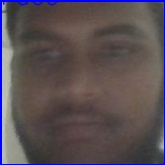
#> input picture data/users.1.155.jpg, 165 x 165 px; its folder holds 4 pictures in this run
$ jupyter execute classifier.ipynb
#> lines starting #> are read from the running program, lines starting #| are printed output that depends on the picture
[cell 1]
import os  # Importing the operating system module to interact with the file system
import numpy as np  # Importing numpy for numerical operations
from PIL import Image  # Importing the Python Imaging Library to work with images
import cv2  # Importing OpenCV for computer vision tasks

def train_classifier(data_dir):
    # Get the list of file paths in the specified directory
#> called with data_dir = 'data'
    path = [os.path.join(data_dir, f) for f in os.listdir(data_dir)]
    faces = []  # Initialize a list to store face images
    ids = []  # Initialize a list to store corresponding IDs

    # Iterate through each image file
    for image in path:
        # Open the image file and convert it to grayscale
        img = Image.open(image).convert('L')
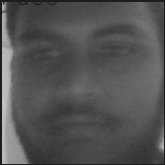
#> img: PIL image 165x165 L; min 24, max 196, mean 83
        # Convert the image to a NumPy array of unsigned 8-bit integers (grayscale)
        imageNp = np.array(img, 'uint8')
        # Extract the ID from the image file name
        id = int(os.path.split(image)[1].split('.')[1])

        # Append the face image and its corresponding ID to the lists
        faces.append(imageNp)
        ids.append(id)
#> pass 2 of the loop in train_classifier, `for image in path:`:
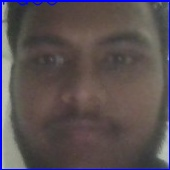
#> input picture data/users.1.160.jpg, 170 x 170 px
#> in train_classifier, `img = Image.open(image).convert('L')`:
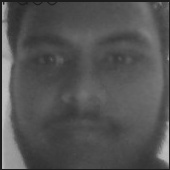
#> img: PIL image 170x170 L; min 26, max 194, mean 82.7
#> pass 3 of the loop in train_classifier, `for image in path:`:
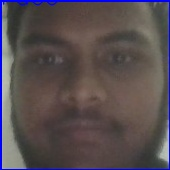
#> input picture data/users.1.167.jpg, 170 x 170 px
#> in train_classifier, `img = Image.open(image).convert('L')`:
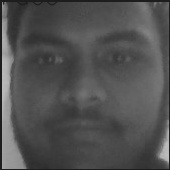
#> img: PIL image 170x170 L; min 24, max 189, mean 81
#> the loop made 4 passes; the first 3 are shown

    # Convert the IDs list to a NumPy array
    ids = np.array(ids)

    # Create LBPH face recognizer
    clf = cv2.face.LBPHFaceRecognizer_create()
    # Train the classifier with the face images and corresponding IDs
    clf.train(faces, ids)
    # Save the trained classifier to a file
    clf.save('classifier.yml')

# Call the function to train the classifier using the images in the 'data' directory
train_classifier('data')
